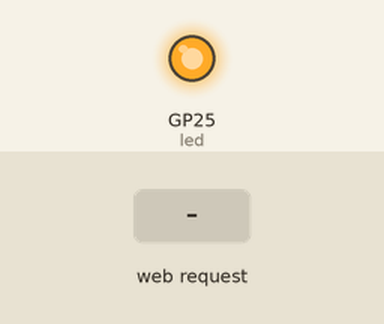
A program run on a simulated Raspberry Pi Pico running MicroPython. On the bench: output pins drawn as LEDs (lit = HIGH). Inputs (shaded band) come from the test bench. WiFi joins after 1.5 s; values from a settings file that is not in the repository are placeholders; files that are not in the repository are absent; what the program prints to the serial console is not drawn.

Above: at 5.0 s.
5.1 s: HTTP request GET / received
At 5.18 s:
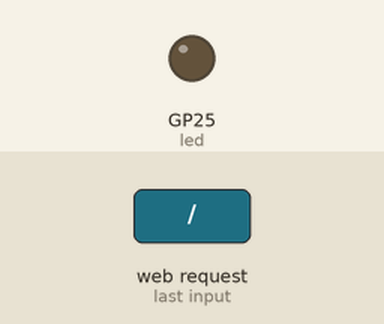
Timing chart, 0 to 8.1 s (numbered marks = the images above; inputs shaded):
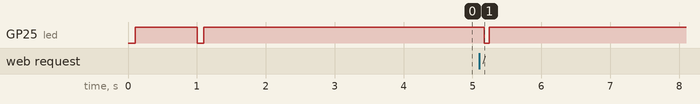

The program:

networking.py
```python
"""
    Interface for running a TCP file transfer server in local network
"""
import network, socket, os, machine, select, time
from machine import Pin, ADC, Timer
from wlancredentials import SSID, PASSWORD

led = Pin("LED", Pin.OUT)
blink_timer = Timer(-1)
wlan = None
html = ''

def reload_status_html():
    global html
    with open('status.html', 'r') as f:
        html = f.read()

def read_battery_voltage():
    bat_adc = ADC(Pin("GP26"))
    raw = bat_adc.read_u16()
    return raw / 65535.0 * 3.3 * 2

def status_response():
    if html == '':
        reload_status_html()
    # list files in pico
    filetree = '<br>'.join([f"|- <a href='/{f}'>{f}</a> ({os.stat(f)[6] / 1000:.1f} kB)" for f in os.listdir()])
    dtm = time.localtime(time.time())
    return 'text/html', html % (read_battery_voltage(),
                                f'{dtm[3]:02}:{dtm[4]:02}:{dtm[5]:02}',
                                filetree)


def WLAN_connect():
    """ Connect to local wireless network for e.g. mpremote access """
    global wlan

    led.on()

    # connect to newwork
    wlan = network.WLAN(network.STA_IF)
    wlan.active(True)
    print('WLAN active')
    wlan.config(pm = 0xa11140) # Power saving mode off

    print(f'WLAN trying to connect "{SSID}"')
    wlan.connect(SSID, PASSWORD)

    # Wait for connection for 10 seconds or fail
    print('WLAN waiting for connection...', end='')
    for i in range(10):
        if wlan.status() < 0 or wlan.status() >= 3:
            break
        print('.', end='')
        led.off()
        time.sleep_ms(100)
        led.on()
        time.sleep_ms(900)
    print()

    # Handle connection error
    if wlan.status() != 3:
        print('network connection failed')
        led.off()
        return False
    else:
        print('WLAN connected')
        led.on()
        status = wlan.ifconfig()
        print('ip = ' + status[0])
        return True


def WLAN_disconnect():
    """ Disconnect and deactivate WLAN """
    global wlan

    if wlan:
        if wlan.status() == 3:
            wlan.disconnect()
            print('WLAN disconnected')

        wlan.active(False)
        print('WLAN inactive')
    led.off()


def WLAN_startAP():
    """ Start WLAn in access point mode """
    global wlan

    led.on()

    # connect to newwork
    wlan = network.WLAN(network.AP_IF)
    # Power saving mode off, WiFi name, WiFi password, security protocol
    wlan.active(True)
    wlan.config(pm = 0xa11140, ssid='Pico AP2', key='pico_2026', security=3, hidden=False)
    print('AP activating...', end='')
    while not wlan.active():
        print('.', end='')
    print('\nWLAN AP available as "Pico AP2" (pico_2026)...')

    status = wlan.ifconfig()
    print('ip = ' + status[0])

    return True


def run_tcp_server(port=2323, stopcondition=lambda: False):
    # connect to existing network or start AP
    if not WLAN_connect():
        led.off()
        wlan.active(False) # type: ignore
        #print()
        #time.sleep_ms(1000)
        #if not WLAN_startAP():
        return

    # start server
    addr = socket.getaddrinfo("0.0.0.0", port)[0][-1]
    server_socket = socket.socket()
    server_socket.settimeout(None)  # blocking mode
    server_socket.setsockopt(socket.SOL_SOCKET, socket.SO_REUSEADDR, 1)
    server_socket.bind(addr)
    server_socket.listen(1)

    print(f"Listening on port {port}...", end='')
    server_running = True
    boot_requested = False

    while server_running and not stopcondition():
        print('.', end='')

        try:
            # poll socket with 1 second timeout
            rlist, wlist, errlist = select.select([server_socket], [], [], 1) # type: ignore
            if server_socket not in rlist:
                continue
        except KeyboardInterrupt as e:
            break

        print()
        try:
            (client, client_addr) = server_socket.accept()
            print("Client connected:", client_addr)

            blink_timer.init(period=70, callback=lambda t: led.toggle()) # start blinking

            cl_file = client.makefile('rwb', 0)

            # read request header
            cmd, path = '', ''
            headers = {'content-length': 0, 'content-type': 'text/plain'}
            while True:
                line = cl_file.readline().decode().strip()
                if not line or line == '\r\n':
                    break
                elif ':' in line:
                    key, value = line.lower().split(':', 1)
                    headers[key.strip()] = value.strip()
                else:
                    print(line)
                    cmd, path, _ = line.split(' ', 3)
            #print(cmd, path, headers)

            # read request body
            content_length = int(headers['content-length'])
            resp_type, response = 'text/plain', ''
            not_found = False

            if content_length > 0:
                if cmd == 'POST':
                    # save content to file
                    if 'form-data' in headers['content-type']:
                        boundary = cl_file.readline().strip()
                        content_disposition = cl_file.readline().strip()
                        content_type = cl_file.readline().strip()
                        with open('.'+path, 'wb') as f:
                            while line := cl_file.readline():
                                if boundary in line:
                                    break
                                f.write(line)
                        if 'status.html' in path:
                            reload_status_html()
                        response = 'upload-ok'
                    # read command
                    elif 'text/plain' in headers['content-type']:
                        cmd = cl_file.read(content_length).decode().strip()
                        print(cmd)
                else:
                    while cl_file.readline(): pass

            filesize = None
            if cmd == 'GET':
                if path != '/':
                    try:
                        # test file existence
                        filesize = os.stat('.'+path)[6]
                        print('File size', filesize, 'bytes')
                    except OSError as e:
                        not_found = True
                else:
                    resp_type, response = status_response()
            elif cmd == 'QUIT':
                server_running = False
                response = 'quit-ok'
            elif cmd == 'BOOT':
                server_running = False
                boot_requested = True
                response = 'boot-ok'
            elif cmd == 'PING':
                response = 'ping-ok'

            # send response
            if not_found:
                client.send('HTTP/1.0 404 Not Found\r\n\r\n')
            elif response or filesize:
                client.send(f'HTTP/1.0 200 OK\r\n'
                            f'Content-type: {resp_type}\r\n'
                            f'Content-length: {filesize if filesize else len(response)}\r\n'
                            f'Cache-Control: no-cache\r\n'
                            '\r\n')
                if filesize:
                    # send requested file in chunks of 1024 bytes
                    with open('.'+path, 'r') as f:
                        while chunk := f.read(1024):
                            client.sendall(chunk)
                else:
                    client.sendall(response)
            else:
                client.send('HTTP/1.0 400 Bad Request\r\n\r\n')

            client.close()

        except OSError as e:
            client.close()
            print("Error:", e)

        time.sleep_ms(200)
        blink_timer.deinit() # stop blinking
        led.on()
    #end while

    print()
    # stop TCP server
    server_socket.close()
    print('Server closed')
    time.sleep_ms(1500)
    WLAN_disconnect()

    if boot_requested:
        print('Soft reset...')
        machine.soft_reset()
#end run_tcp_server


if __name__ == "__main__":
    run_tcp_server(2323)
```

Measured:
- after the input at 5.1 s, GP25 (led): HIGH → LOW after 0.07 s, → HIGH 0.07 s later
